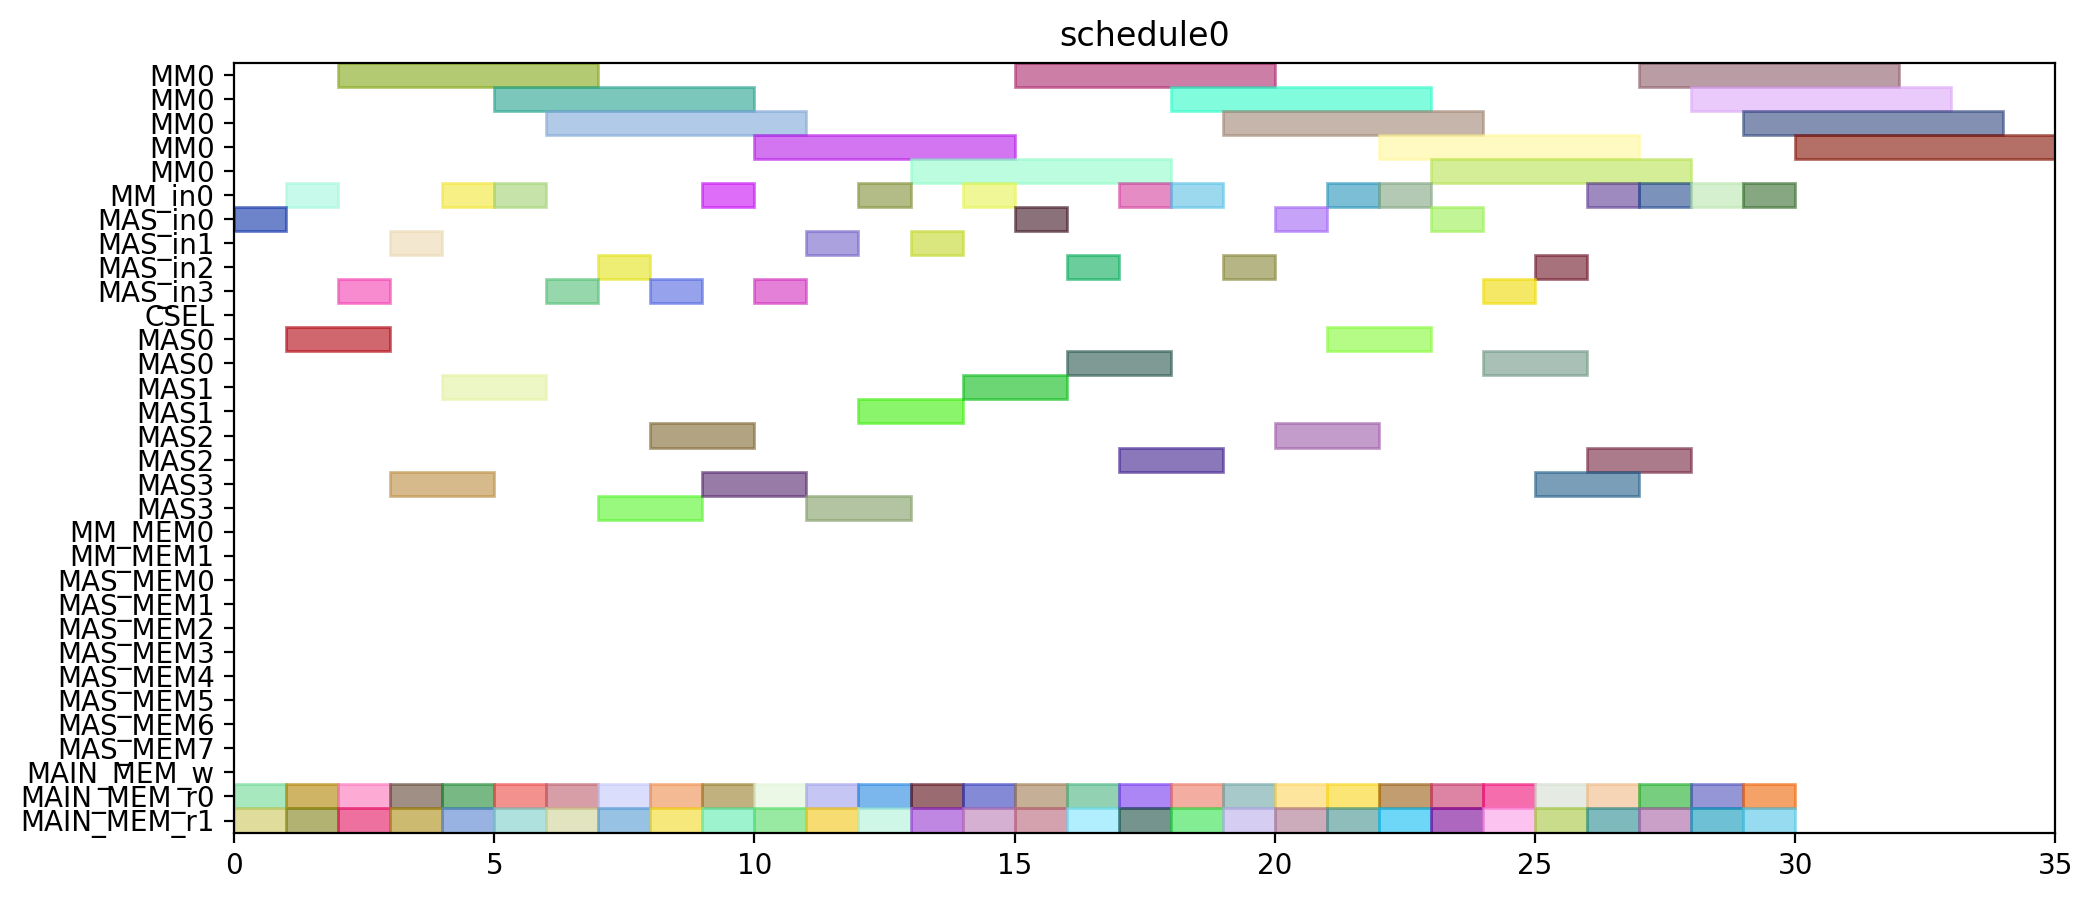

This chart was generated by the following Python code:
from pyschedule import Scenario, solvers, plotters, alt


def solve():
	horizon = 120
	S = Scenario("schedule0", horizon=horizon)

	# resource
	MM = S.Resources('MM', num=1, size=5)
	MM_in = S.Resources('MM_in', num=1)
	MAS_in = S.Resources('MAS_in', num=4)
	CSEL = S.Resource('CSEL')
	MAS = S.Resources('MAS', num=4, size=2, periods=range(1, horizon))
	MM_MEM = S.Resources('MM_MEM', num=2)
	MAS_MEM = S.Resources('MAS_MEM', num=8)
	MAIN_MEM_w = S.Resource('MAIN_MEM_w', size=1)
	MAIN_MEM_r = S.Resources('MAIN_MEM_r', num=2)

	# result of previous scheduling

	# new tasks
	r1_t0 = S.Task('r1_t0', length=5, delay_cost=1)
	r1_t0 += alt(MM)
	r1_t0_in = S.Task('r1_t0_in', length=1, delay_cost=1)
	r1_t0_in += alt(MM_in)
	S += r1_t0_in*MM_in[0]<=r1_t0*MM[0]
	r1_t0_mem0 = S.Task('r1_t0_mem0', length=1, delay_cost=1)
	r1_t0_mem0 += MAIN_MEM_r[0]
	S += r1_t0_mem0 <= r1_t0

	r1_t0_mem1 = S.Task('r1_t0_mem1', length=1, delay_cost=1)
	r1_t0_mem1 += MAIN_MEM_r[1]
	S += r1_t0_mem1 <= r1_t0

	r1_t1 = S.Task('r1_t1', length=5, delay_cost=1)
	r1_t1 += alt(MM)
	r1_t1_in = S.Task('r1_t1_in', length=1, delay_cost=1)
	r1_t1_in += alt(MM_in)
	S += r1_t1_in*MM_in[0]<=r1_t1*MM[0]
	r1_t1_mem0 = S.Task('r1_t1_mem0', length=1, delay_cost=1)
	r1_t1_mem0 += MAIN_MEM_r[0]
	S += r1_t1_mem0 <= r1_t1

	r1_t1_mem1 = S.Task('r1_t1_mem1', length=1, delay_cost=1)
	r1_t1_mem1 += MAIN_MEM_r[1]
	S += r1_t1_mem1 <= r1_t1

	r1_t2 = S.Task('r1_t2', length=2, delay_cost=1)
	r1_t2 += alt(MAS)
	r1_t2_in = S.Task('r1_t2_in', length=1, delay_cost=1)
	r1_t2_in += alt(MAS_in)
	S += r1_t2_in*MAS_in[0]<=r1_t2*MAS[0]

	S += r1_t2_in*MAS_in[1]<=r1_t2*MAS[1]

	S += r1_t2_in*MAS_in[2]<=r1_t2*MAS[2]

	S += r1_t2_in*MAS_in[3]<=r1_t2*MAS[3]

	r1_t2_mem0 = S.Task('r1_t2_mem0', length=1, delay_cost=1)
	r1_t2_mem0 += MAIN_MEM_r[0]
	S += r1_t2_mem0 <= r1_t2

	r1_t2_mem1 = S.Task('r1_t2_mem1', length=1, delay_cost=1)
	r1_t2_mem1 += MAIN_MEM_r[1]
	S += r1_t2_mem1 <= r1_t2

	r1_t3 = S.Task('r1_t3', length=2, delay_cost=1)
	r1_t3 += alt(MAS)
	r1_t3_in = S.Task('r1_t3_in', length=1, delay_cost=1)
	r1_t3_in += alt(MAS_in)
	S += r1_t3_in*MAS_in[0]<=r1_t3*MAS[0]

	S += r1_t3_in*MAS_in[1]<=r1_t3*MAS[1]

	S += r1_t3_in*MAS_in[2]<=r1_t3*MAS[2]

	S += r1_t3_in*MAS_in[3]<=r1_t3*MAS[3]

	r1_t3_mem0 = S.Task('r1_t3_mem0', length=1, delay_cost=1)
	r1_t3_mem0 += MAIN_MEM_r[0]
	S += r1_t3_mem0 <= r1_t3

	r1_t3_mem1 = S.Task('r1_t3_mem1', length=1, delay_cost=1)
	r1_t3_mem1 += MAIN_MEM_r[1]
	S += r1_t3_mem1 <= r1_t3

	r3_t0 = S.Task('r3_t0', length=5, delay_cost=1)
	r3_t0 += alt(MM)
	r3_t0_in = S.Task('r3_t0_in', length=1, delay_cost=1)
	r3_t0_in += alt(MM_in)
	S += r3_t0_in*MM_in[0]<=r3_t0*MM[0]
	r3_t0_mem0 = S.Task('r3_t0_mem0', length=1, delay_cost=1)
	r3_t0_mem0 += MAIN_MEM_r[0]
	S += r3_t0_mem0 <= r3_t0

	r3_t0_mem1 = S.Task('r3_t0_mem1', length=1, delay_cost=1)
	r3_t0_mem1 += MAIN_MEM_r[1]
	S += r3_t0_mem1 <= r3_t0

	r3_t1 = S.Task('r3_t1', length=5, delay_cost=1)
	r3_t1 += alt(MM)
	r3_t1_in = S.Task('r3_t1_in', length=1, delay_cost=1)
	r3_t1_in += alt(MM_in)
	S += r3_t1_in*MM_in[0]<=r3_t1*MM[0]
	r3_t1_mem0 = S.Task('r3_t1_mem0', length=1, delay_cost=1)
	r3_t1_mem0 += MAIN_MEM_r[0]
	S += r3_t1_mem0 <= r3_t1

	r3_t1_mem1 = S.Task('r3_t1_mem1', length=1, delay_cost=1)
	r3_t1_mem1 += MAIN_MEM_r[1]
	S += r3_t1_mem1 <= r3_t1

	r3_t2 = S.Task('r3_t2', length=2, delay_cost=1)
	r3_t2 += alt(MAS)
	r3_t2_in = S.Task('r3_t2_in', length=1, delay_cost=1)
	r3_t2_in += alt(MAS_in)
	S += r3_t2_in*MAS_in[0]<=r3_t2*MAS[0]

	S += r3_t2_in*MAS_in[1]<=r3_t2*MAS[1]

	S += r3_t2_in*MAS_in[2]<=r3_t2*MAS[2]

	S += r3_t2_in*MAS_in[3]<=r3_t2*MAS[3]

	r3_t2_mem0 = S.Task('r3_t2_mem0', length=1, delay_cost=1)
	r3_t2_mem0 += MAIN_MEM_r[0]
	S += r3_t2_mem0 <= r3_t2

	r3_t2_mem1 = S.Task('r3_t2_mem1', length=1, delay_cost=1)
	r3_t2_mem1 += MAIN_MEM_r[1]
	S += r3_t2_mem1 <= r3_t2

	r3_t3 = S.Task('r3_t3', length=2, delay_cost=1)
	r3_t3 += alt(MAS)
	r3_t3_in = S.Task('r3_t3_in', length=1, delay_cost=1)
	r3_t3_in += alt(MAS_in)
	S += r3_t3_in*MAS_in[0]<=r3_t3*MAS[0]

	S += r3_t3_in*MAS_in[1]<=r3_t3*MAS[1]

	S += r3_t3_in*MAS_in[2]<=r3_t3*MAS[2]

	S += r3_t3_in*MAS_in[3]<=r3_t3*MAS[3]

	r3_t3_mem0 = S.Task('r3_t3_mem0', length=1, delay_cost=1)
	r3_t3_mem0 += MAIN_MEM_r[0]
	S += r3_t3_mem0 <= r3_t3

	r3_t3_mem1 = S.Task('r3_t3_mem1', length=1, delay_cost=1)
	r3_t3_mem1 += MAIN_MEM_r[1]
	S += r3_t3_mem1 <= r3_t3

	r4_t0 = S.Task('r4_t0', length=5, delay_cost=1)
	r4_t0 += alt(MM)
	r4_t0_in = S.Task('r4_t0_in', length=1, delay_cost=1)
	r4_t0_in += alt(MM_in)
	S += r4_t0_in*MM_in[0]<=r4_t0*MM[0]
	r4_t0_mem0 = S.Task('r4_t0_mem0', length=1, delay_cost=1)
	r4_t0_mem0 += MAIN_MEM_r[0]
	S += r4_t0_mem0 <= r4_t0

	r4_t0_mem1 = S.Task('r4_t0_mem1', length=1, delay_cost=1)
	r4_t0_mem1 += MAIN_MEM_r[1]
	S += r4_t0_mem1 <= r4_t0

	r4_t1 = S.Task('r4_t1', length=5, delay_cost=1)
	r4_t1 += alt(MM)
	r4_t1_in = S.Task('r4_t1_in', length=1, delay_cost=1)
	r4_t1_in += alt(MM_in)
	S += r4_t1_in*MM_in[0]<=r4_t1*MM[0]
	r4_t1_mem0 = S.Task('r4_t1_mem0', length=1, delay_cost=1)
	r4_t1_mem0 += MAIN_MEM_r[0]
	S += r4_t1_mem0 <= r4_t1

	r4_t1_mem1 = S.Task('r4_t1_mem1', length=1, delay_cost=1)
	r4_t1_mem1 += MAIN_MEM_r[1]
	S += r4_t1_mem1 <= r4_t1

	r4_t2 = S.Task('r4_t2', length=2, delay_cost=1)
	r4_t2 += alt(MAS)
	r4_t2_in = S.Task('r4_t2_in', length=1, delay_cost=1)
	r4_t2_in += alt(MAS_in)
	S += r4_t2_in*MAS_in[0]<=r4_t2*MAS[0]

	S += r4_t2_in*MAS_in[1]<=r4_t2*MAS[1]

	S += r4_t2_in*MAS_in[2]<=r4_t2*MAS[2]

	S += r4_t2_in*MAS_in[3]<=r4_t2*MAS[3]

	r4_t2_mem0 = S.Task('r4_t2_mem0', length=1, delay_cost=1)
	r4_t2_mem0 += MAIN_MEM_r[0]
	S += r4_t2_mem0 <= r4_t2

	r4_t2_mem1 = S.Task('r4_t2_mem1', length=1, delay_cost=1)
	r4_t2_mem1 += MAIN_MEM_r[1]
	S += r4_t2_mem1 <= r4_t2

	r4_t3 = S.Task('r4_t3', length=2, delay_cost=1)
	r4_t3 += alt(MAS)
	r4_t3_in = S.Task('r4_t3_in', length=1, delay_cost=1)
	r4_t3_in += alt(MAS_in)
	S += r4_t3_in*MAS_in[0]<=r4_t3*MAS[0]

	S += r4_t3_in*MAS_in[1]<=r4_t3*MAS[1]

	S += r4_t3_in*MAS_in[2]<=r4_t3*MAS[2]

	S += r4_t3_in*MAS_in[3]<=r4_t3*MAS[3]

	r4_t3_mem0 = S.Task('r4_t3_mem0', length=1, delay_cost=1)
	r4_t3_mem0 += MAIN_MEM_r[0]
	S += r4_t3_mem0 <= r4_t3

	r4_t3_mem1 = S.Task('r4_t3_mem1', length=1, delay_cost=1)
	r4_t3_mem1 += MAIN_MEM_r[1]
	S += r4_t3_mem1 <= r4_t3

	r5_t0 = S.Task('r5_t0', length=5, delay_cost=1)
	r5_t0 += alt(MM)
	r5_t0_in = S.Task('r5_t0_in', length=1, delay_cost=1)
	r5_t0_in += alt(MM_in)
	S += r5_t0_in*MM_in[0]<=r5_t0*MM[0]
	r5_t0_mem0 = S.Task('r5_t0_mem0', length=1, delay_cost=1)
	r5_t0_mem0 += MAIN_MEM_r[0]
	S += r5_t0_mem0 <= r5_t0

	r5_t0_mem1 = S.Task('r5_t0_mem1', length=1, delay_cost=1)
	r5_t0_mem1 += MAIN_MEM_r[1]
	S += r5_t0_mem1 <= r5_t0

	r5_t1 = S.Task('r5_t1', length=5, delay_cost=1)
	r5_t1 += alt(MM)
	r5_t1_in = S.Task('r5_t1_in', length=1, delay_cost=1)
	r5_t1_in += alt(MM_in)
	S += r5_t1_in*MM_in[0]<=r5_t1*MM[0]
	r5_t1_mem0 = S.Task('r5_t1_mem0', length=1, delay_cost=1)
	r5_t1_mem0 += MAIN_MEM_r[0]
	S += r5_t1_mem0 <= r5_t1

	r5_t1_mem1 = S.Task('r5_t1_mem1', length=1, delay_cost=1)
	r5_t1_mem1 += MAIN_MEM_r[1]
	S += r5_t1_mem1 <= r5_t1

	r5_t2 = S.Task('r5_t2', length=2, delay_cost=1)
	r5_t2 += alt(MAS)
	r5_t2_in = S.Task('r5_t2_in', length=1, delay_cost=1)
	r5_t2_in += alt(MAS_in)
	S += r5_t2_in*MAS_in[0]<=r5_t2*MAS[0]

	S += r5_t2_in*MAS_in[1]<=r5_t2*MAS[1]

	S += r5_t2_in*MAS_in[2]<=r5_t2*MAS[2]

	S += r5_t2_in*MAS_in[3]<=r5_t2*MAS[3]

	r5_t2_mem0 = S.Task('r5_t2_mem0', length=1, delay_cost=1)
	r5_t2_mem0 += MAIN_MEM_r[0]
	S += r5_t2_mem0 <= r5_t2

	r5_t2_mem1 = S.Task('r5_t2_mem1', length=1, delay_cost=1)
	r5_t2_mem1 += MAIN_MEM_r[1]
	S += r5_t2_mem1 <= r5_t2

	r5_t3 = S.Task('r5_t3', length=2, delay_cost=1)
	r5_t3 += alt(MAS)
	r5_t3_in = S.Task('r5_t3_in', length=1, delay_cost=1)
	r5_t3_in += alt(MAS_in)
	S += r5_t3_in*MAS_in[0]<=r5_t3*MAS[0]

	S += r5_t3_in*MAS_in[1]<=r5_t3*MAS[1]

	S += r5_t3_in*MAS_in[2]<=r5_t3*MAS[2]

	S += r5_t3_in*MAS_in[3]<=r5_t3*MAS[3]

	r5_t3_mem0 = S.Task('r5_t3_mem0', length=1, delay_cost=1)
	r5_t3_mem0 += MAIN_MEM_r[0]
	S += r5_t3_mem0 <= r5_t3

	r5_t3_mem1 = S.Task('r5_t3_mem1', length=1, delay_cost=1)
	r5_t3_mem1 += MAIN_MEM_r[1]
	S += r5_t3_mem1 <= r5_t3

	r6_t0 = S.Task('r6_t0', length=5, delay_cost=1)
	r6_t0 += alt(MM)
	r6_t0_in = S.Task('r6_t0_in', length=1, delay_cost=1)
	r6_t0_in += alt(MM_in)
	S += r6_t0_in*MM_in[0]<=r6_t0*MM[0]
	r6_t0_mem0 = S.Task('r6_t0_mem0', length=1, delay_cost=1)
	r6_t0_mem0 += MAIN_MEM_r[0]
	S += r6_t0_mem0 <= r6_t0

	r6_t0_mem1 = S.Task('r6_t0_mem1', length=1, delay_cost=1)
	r6_t0_mem1 += MAIN_MEM_r[1]
	S += r6_t0_mem1 <= r6_t0

	r6_t1 = S.Task('r6_t1', length=5, delay_cost=1)
	r6_t1 += alt(MM)
	r6_t1_in = S.Task('r6_t1_in', length=1, delay_cost=1)
	r6_t1_in += alt(MM_in)
	S += r6_t1_in*MM_in[0]<=r6_t1*MM[0]
	r6_t1_mem0 = S.Task('r6_t1_mem0', length=1, delay_cost=1)
	r6_t1_mem0 += MAIN_MEM_r[0]
	S += r6_t1_mem0 <= r6_t1

	r6_t1_mem1 = S.Task('r6_t1_mem1', length=1, delay_cost=1)
	r6_t1_mem1 += MAIN_MEM_r[1]
	S += r6_t1_mem1 <= r6_t1

	r6_t2 = S.Task('r6_t2', length=2, delay_cost=1)
	r6_t2 += alt(MAS)
	r6_t2_in = S.Task('r6_t2_in', length=1, delay_cost=1)
	r6_t2_in += alt(MAS_in)
	S += r6_t2_in*MAS_in[0]<=r6_t2*MAS[0]

	S += r6_t2_in*MAS_in[1]<=r6_t2*MAS[1]

	S += r6_t2_in*MAS_in[2]<=r6_t2*MAS[2]

	S += r6_t2_in*MAS_in[3]<=r6_t2*MAS[3]

	r6_t2_mem0 = S.Task('r6_t2_mem0', length=1, delay_cost=1)
	r6_t2_mem0 += MAIN_MEM_r[0]
	S += r6_t2_mem0 <= r6_t2

	r6_t2_mem1 = S.Task('r6_t2_mem1', length=1, delay_cost=1)
	r6_t2_mem1 += MAIN_MEM_r[1]
	S += r6_t2_mem1 <= r6_t2

	r6_t3 = S.Task('r6_t3', length=2, delay_cost=1)
	r6_t3 += alt(MAS)
	r6_t3_in = S.Task('r6_t3_in', length=1, delay_cost=1)
	r6_t3_in += alt(MAS_in)
	S += r6_t3_in*MAS_in[0]<=r6_t3*MAS[0]

	S += r6_t3_in*MAS_in[1]<=r6_t3*MAS[1]

	S += r6_t3_in*MAS_in[2]<=r6_t3*MAS[2]

	S += r6_t3_in*MAS_in[3]<=r6_t3*MAS[3]

	r6_t3_mem0 = S.Task('r6_t3_mem0', length=1, delay_cost=1)
	r6_t3_mem0 += MAIN_MEM_r[0]
	S += r6_t3_mem0 <= r6_t3

	r6_t3_mem1 = S.Task('r6_t3_mem1', length=1, delay_cost=1)
	r6_t3_mem1 += MAIN_MEM_r[1]
	S += r6_t3_mem1 <= r6_t3

	r9_t2 = S.Task('r9_t2', length=2, delay_cost=1)
	r9_t2 += alt(MAS)
	r9_t2_in = S.Task('r9_t2_in', length=1, delay_cost=1)
	r9_t2_in += alt(MAS_in)
	S += r9_t2_in*MAS_in[0]<=r9_t2*MAS[0]

	S += r9_t2_in*MAS_in[1]<=r9_t2*MAS[1]

	S += r9_t2_in*MAS_in[2]<=r9_t2*MAS[2]

	S += r9_t2_in*MAS_in[3]<=r9_t2*MAS[3]

	r9_t2_mem0 = S.Task('r9_t2_mem0', length=1, delay_cost=1)
	r9_t2_mem0 += MAIN_MEM_r[0]
	S += r9_t2_mem0 <= r9_t2

	r9_t2_mem1 = S.Task('r9_t2_mem1', length=1, delay_cost=1)
	r9_t2_mem1 += MAIN_MEM_r[1]
	S += r9_t2_mem1 <= r9_t2

	r12_t0 = S.Task('r12_t0', length=5, delay_cost=1)
	r12_t0 += alt(MM)
	r12_t0_in = S.Task('r12_t0_in', length=1, delay_cost=1)
	r12_t0_in += alt(MM_in)
	S += r12_t0_in*MM_in[0]<=r12_t0*MM[0]
	r12_t0_mem0 = S.Task('r12_t0_mem0', length=1, delay_cost=1)
	r12_t0_mem0 += MAIN_MEM_r[0]
	S += r12_t0_mem0 <= r12_t0

	r12_t0_mem1 = S.Task('r12_t0_mem1', length=1, delay_cost=1)
	r12_t0_mem1 += MAIN_MEM_r[1]
	S += r12_t0_mem1 <= r12_t0

	r12_t1 = S.Task('r12_t1', length=5, delay_cost=1)
	r12_t1 += alt(MM)
	r12_t1_in = S.Task('r12_t1_in', length=1, delay_cost=1)
	r12_t1_in += alt(MM_in)
	S += r12_t1_in*MM_in[0]<=r12_t1*MM[0]
	r12_t1_mem0 = S.Task('r12_t1_mem0', length=1, delay_cost=1)
	r12_t1_mem0 += MAIN_MEM_r[0]
	S += r12_t1_mem0 <= r12_t1

	r12_t1_mem1 = S.Task('r12_t1_mem1', length=1, delay_cost=1)
	r12_t1_mem1 += MAIN_MEM_r[1]
	S += r12_t1_mem1 <= r12_t1

	r12_t2 = S.Task('r12_t2', length=2, delay_cost=1)
	r12_t2 += alt(MAS)
	r12_t2_in = S.Task('r12_t2_in', length=1, delay_cost=1)
	r12_t2_in += alt(MAS_in)
	S += r12_t2_in*MAS_in[0]<=r12_t2*MAS[0]

	S += r12_t2_in*MAS_in[1]<=r12_t2*MAS[1]

	S += r12_t2_in*MAS_in[2]<=r12_t2*MAS[2]

	S += r12_t2_in*MAS_in[3]<=r12_t2*MAS[3]

	r12_t2_mem0 = S.Task('r12_t2_mem0', length=1, delay_cost=1)
	r12_t2_mem0 += MAIN_MEM_r[0]
	S += r12_t2_mem0 <= r12_t2

	r12_t2_mem1 = S.Task('r12_t2_mem1', length=1, delay_cost=1)
	r12_t2_mem1 += MAIN_MEM_r[1]
	S += r12_t2_mem1 <= r12_t2

	r12_t3 = S.Task('r12_t3', length=2, delay_cost=1)
	r12_t3 += alt(MAS)
	r12_t3_in = S.Task('r12_t3_in', length=1, delay_cost=1)
	r12_t3_in += alt(MAS_in)
	S += r12_t3_in*MAS_in[0]<=r12_t3*MAS[0]

	S += r12_t3_in*MAS_in[1]<=r12_t3*MAS[1]

	S += r12_t3_in*MAS_in[2]<=r12_t3*MAS[2]

	S += r12_t3_in*MAS_in[3]<=r12_t3*MAS[3]

	r12_t3_mem0 = S.Task('r12_t3_mem0', length=1, delay_cost=1)
	r12_t3_mem0 += MAIN_MEM_r[0]
	S += r12_t3_mem0 <= r12_t3

	r12_t3_mem1 = S.Task('r12_t3_mem1', length=1, delay_cost=1)
	r12_t3_mem1 += MAIN_MEM_r[1]
	S += r12_t3_mem1 <= r12_t3

	r13_t0 = S.Task('r13_t0', length=5, delay_cost=1)
	r13_t0 += alt(MM)
	r13_t0_in = S.Task('r13_t0_in', length=1, delay_cost=1)
	r13_t0_in += alt(MM_in)
	S += r13_t0_in*MM_in[0]<=r13_t0*MM[0]
	r13_t0_mem0 = S.Task('r13_t0_mem0', length=1, delay_cost=1)
	r13_t0_mem0 += MAIN_MEM_r[0]
	S += r13_t0_mem0 <= r13_t0

	r13_t0_mem1 = S.Task('r13_t0_mem1', length=1, delay_cost=1)
	r13_t0_mem1 += MAIN_MEM_r[1]
	S += r13_t0_mem1 <= r13_t0

	r13_t1 = S.Task('r13_t1', length=5, delay_cost=1)
	r13_t1 += alt(MM)
	r13_t1_in = S.Task('r13_t1_in', length=1, delay_cost=1)
	r13_t1_in += alt(MM_in)
	S += r13_t1_in*MM_in[0]<=r13_t1*MM[0]
	r13_t1_mem0 = S.Task('r13_t1_mem0', length=1, delay_cost=1)
	r13_t1_mem0 += MAIN_MEM_r[0]
	S += r13_t1_mem0 <= r13_t1

	r13_t1_mem1 = S.Task('r13_t1_mem1', length=1, delay_cost=1)
	r13_t1_mem1 += MAIN_MEM_r[1]
	S += r13_t1_mem1 <= r13_t1

	r13_t2 = S.Task('r13_t2', length=2, delay_cost=1)
	r13_t2 += alt(MAS)
	r13_t2_in = S.Task('r13_t2_in', length=1, delay_cost=1)
	r13_t2_in += alt(MAS_in)
	S += r13_t2_in*MAS_in[0]<=r13_t2*MAS[0]

	S += r13_t2_in*MAS_in[1]<=r13_t2*MAS[1]

	S += r13_t2_in*MAS_in[2]<=r13_t2*MAS[2]

	S += r13_t2_in*MAS_in[3]<=r13_t2*MAS[3]

	r13_t2_mem0 = S.Task('r13_t2_mem0', length=1, delay_cost=1)
	r13_t2_mem0 += MAIN_MEM_r[0]
	S += r13_t2_mem0 <= r13_t2

	r13_t2_mem1 = S.Task('r13_t2_mem1', length=1, delay_cost=1)
	r13_t2_mem1 += MAIN_MEM_r[1]
	S += r13_t2_mem1 <= r13_t2

	r13_t3 = S.Task('r13_t3', length=2, delay_cost=1)
	r13_t3 += alt(MAS)
	r13_t3_in = S.Task('r13_t3_in', length=1, delay_cost=1)
	r13_t3_in += alt(MAS_in)
	S += r13_t3_in*MAS_in[0]<=r13_t3*MAS[0]

	S += r13_t3_in*MAS_in[1]<=r13_t3*MAS[1]

	S += r13_t3_in*MAS_in[2]<=r13_t3*MAS[2]

	S += r13_t3_in*MAS_in[3]<=r13_t3*MAS[3]

	r13_t3_mem0 = S.Task('r13_t3_mem0', length=1, delay_cost=1)
	r13_t3_mem0 += MAIN_MEM_r[0]
	S += r13_t3_mem0 <= r13_t3

	r13_t3_mem1 = S.Task('r13_t3_mem1', length=1, delay_cost=1)
	r13_t3_mem1 += MAIN_MEM_r[1]
	S += r13_t3_mem1 <= r13_t3

	r16_t3 = S.Task('r16_t3', length=2, delay_cost=1)
	r16_t3 += alt(MAS)
	r16_t3_in = S.Task('r16_t3_in', length=1, delay_cost=1)
	r16_t3_in += alt(MAS_in)
	S += r16_t3_in*MAS_in[0]<=r16_t3*MAS[0]

	S += r16_t3_in*MAS_in[1]<=r16_t3*MAS[1]

	S += r16_t3_in*MAS_in[2]<=r16_t3*MAS[2]

	S += r16_t3_in*MAS_in[3]<=r16_t3*MAS[3]

	r16_t3_mem0 = S.Task('r16_t3_mem0', length=1, delay_cost=1)
	r16_t3_mem0 += MAIN_MEM_r[0]
	S += r16_t3_mem0 <= r16_t3

	r16_t3_mem1 = S.Task('r16_t3_mem1', length=1, delay_cost=1)
	r16_t3_mem1 += MAIN_MEM_r[1]
	S += r16_t3_mem1 <= r16_t3

	solvers.mip.solve(S,msg=1,kind='CPLEX',ratio_gap=1.01)

	solution = [['hoge']*len(S.solution()[1]) for i in range(len(S.solution()))]
	for i in range(len(S.solution())):
		for j in range(len(S.solution()[i])):
			solution[i][j]=str(S.solution()[i][j])
	print(solution)

	cycles = int(solution[-1][3])

	pic_file_name = "/home/mfukuda/ABE/multiRAM_multiMAS_16mux/scheduling_result/stage5MM1_stage2MAS4/EP2_YRECOVER/schedule0.png"
	if(S.solution() != []):
		plotters.matplotlib.plot(S,img_filename=pic_file_name, show_task_labels=False, fig_size=(cycles*0.25+3, 5))

	return solution
